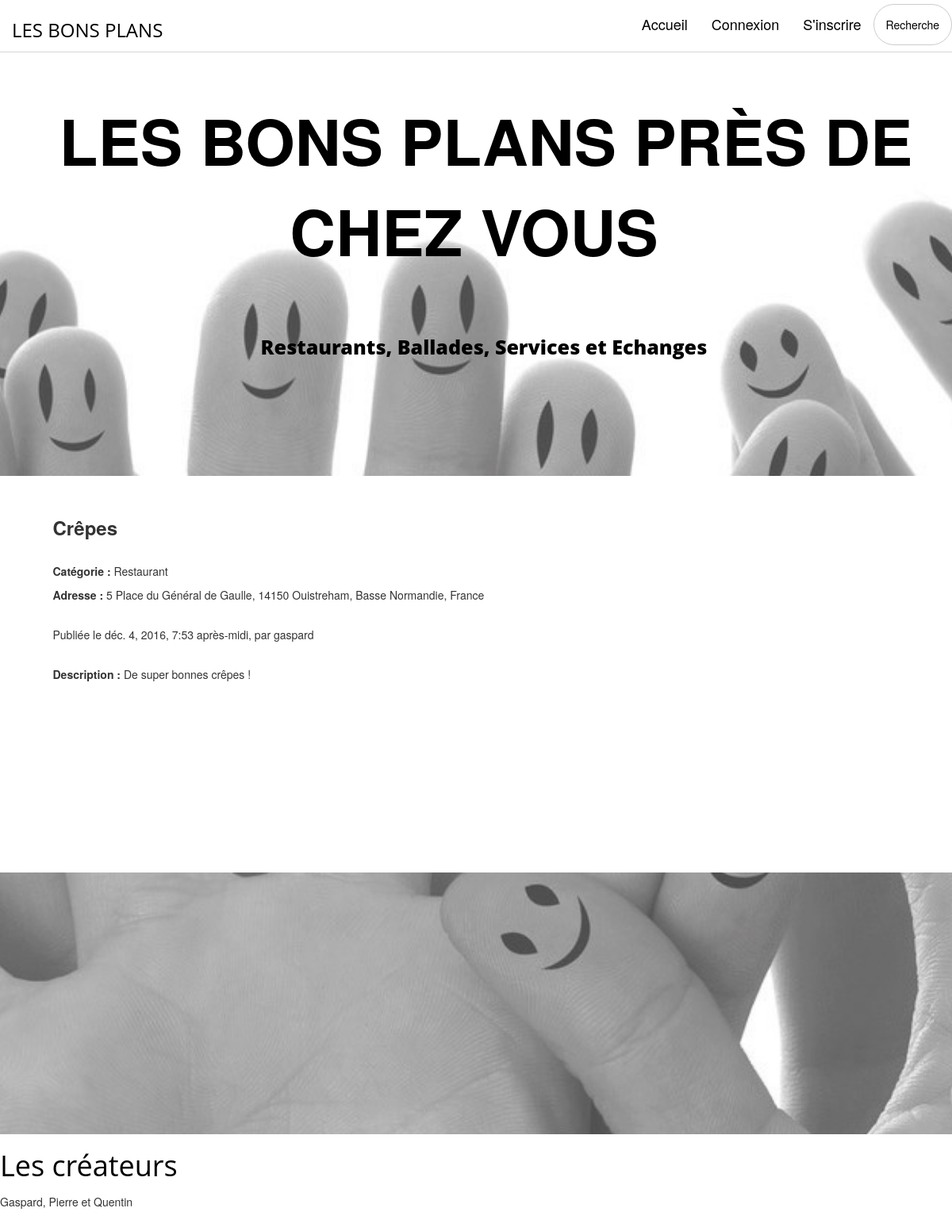
Page /annonces/2/ on the committed database.
### annonces/models.py (models this page shows, shortened)
class Annonce(models.Model):
    titre = models.CharField(max_length=100)
    categorie = models.ForeignKey('Categorie')
    auteur = models.ForeignKey(User)
    descriptif = models.TextField(null=True)
    date = models.DateTimeField()
    numero = models.IntegerField(default=2)
    rue = models.CharField(max_length=100, default='Allée de la Noiseraie')
    pays = models.CharField(max_length=100, default='France')
    code_postal = models.IntegerField(default=77420)
    region = models.CharField(max_length=100, default='Île-de-France')
    ville = models.CharField(max_length=100, default='Noisy-le-Grand')
    lat = models.FloatField(default=48.8411)
    long = models.FloatField(default=2.5880)

class Categorie(models.Model):
    nom = models.CharField(max_length=30)
    def __str__(self):
        return self.nom

### annonces/views.py (the view)
# urls.py: url(r'^(?P<pk>[-\w]+)/$', AnnonceDetailView.as_view(), name='annonce_detail'),
class AnnonceDetailView(DetailView):
    model = Annonce
    def get_context_data(self, **kwargs):
        context = super(AnnonceDetailView, self).get_context_data(**kwargs)
        context['now'] = timezone.now()
        return context

### annonces/templates/annonces/annonce_detail.html (shortened to what this page needs)
{% extends "base.html" %}
{% block content %}
<article style="float: left;  margin: 0 1.5%; width: 50%;">
<div>
<p><font size ='5'><b> {{ object.titre }} </b></font></p>
<p><b> Catégorie : </b> {{ object.categorie }} <br>
<b> Adresse : </b> {{ object.numero }} {{ object.rue }}, {{ object.code_postal}} {{ object.ville }}, {{ object.region }}, {{ object.pays }} </p>
Publiée le {{ object.date }}, par {{ object.auteur }} <br></p>
<p><b> Description : </b> {{ object.descriptif }} </p>
</div>
</article>
<aside>
  <div id="map"></div>
</aside>
{% endblock %}

### static/css/style.css (style rules this page uses)
aside { float: right; margin: 0 1.5%; width: 30%; }
#map { height: 400px; width: 100%; }
*, *::before, *::after { box-sizing: inherit; }
body { font-size:14px; }
p { font-weight:300; line-height:30px; padding-bottom:15px; }

### rows in the picture
Annonce: titre "Crêpes", categorie "Restaurant", numero "5", rue "Place du Général de Gaulle", code_postal "14150", ville "Ouistreham", region "Basse Normandie", pays "France", date "déc. 4, 2016, 7:53 après-midi", auteur "gaspard", descriptif "De super bonnes crêpes !"
